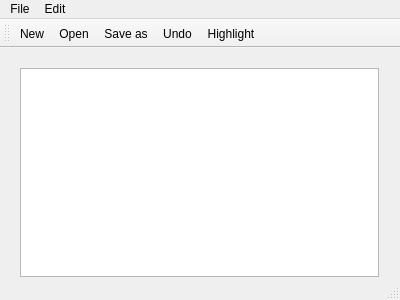
<?xml version="1.0" encoding="UTF-8"?>
<ui version="4.0">
 <class>MainWindow</class>
 <widget class="QMainWindow" name="MainWindow">
  <property name="geometry">
   <rect>
    <x>0</x>
    <y>0</y>
    <width>400</width>
    <height>300</height>
   </rect>
  </property>
  <property name="windowTitle">
   <string>MainWindow</string>
  </property>
  <widget class="QWidget" name="centralWidget">
   <widget class="QWidget" name="verticalLayoutWidget">
    <property name="geometry">
     <rect>
      <x>9</x>
      <y>9</y>
      <width>381</width>
      <height>231</height>
     </rect>
    </property>
    <layout class="QVBoxLayout" name="verticalLayout">
     <item>
      <widget class="QTextEdit" name="mainTextEdit"/>
     </item>
    </layout>
   </widget>
  </widget>
  <widget class="QMenuBar" name="menuBar">
   <property name="geometry">
    <rect>
     <x>0</x>
     <y>0</y>
     <width>400</width>
     <height>21</height>
    </rect>
   </property>
   <widget class="QMenu" name="menuFile">
    <property name="title">
     <string>File</string>
    </property>
    <addaction name="actionNew"/>
    <addaction name="actionOpen"/>
    <addaction name="actionSave"/>
    <addaction name="actionPrint"/>
    <addaction name="actionExit"/>
   </widget>
   <widget class="QMenu" name="menuEdit">
    <property name="title">
     <string>Edit</string>
    </property>
    <addaction name="actionCopy"/>
    <addaction name="actionPaste"/>
    <addaction name="actionCut"/>
    <addaction name="actionHighlight"/>
    <addaction name="actionUndo"/>
    <addaction name="actionRedo"/>
   </widget>
   <addaction name="menuFile"/>
   <addaction name="menuEdit"/>
  </widget>
  <widget class="QToolBar" name="mainToolBar">
   <attribute name="toolBarArea">
    <enum>TopToolBarArea</enum>
   </attribute>
   <attribute name="toolBarBreak">
    <bool>false</bool>
   </attribute>
   <addaction name="actionNew"/>
   <addaction name="actionOpen"/>
   <addaction name="actionSave"/>
   <addaction name="actionUndo"/>
   <addaction name="actionHighlight"/>
  </widget>
  <widget class="QStatusBar" name="statusBar"/>
  <action name="actionNew">
   <property name="icon">
    <iconset>
     <normaloff>:/imgs/C:/Users/Omer/Desktop/Icons/New.bmp</normaloff>
     <normalon>:/imgs/Icons/New.bmp</normalon>:/imgs/C:/Users/Omer/Desktop/Icons/New.bmp</iconset>
   </property>
   <property name="text">
    <string>New</string>
   </property>
  </action>
  <action name="actionOpen">
   <property name="icon">
    <iconset>
     <normalon>:/imgs/Icons/Open.bmp</normalon>
    </iconset>
   </property>
   <property name="text">
    <string>Open</string>
   </property>
  </action>
  <action name="actionSave">
   <property name="icon">
    <iconset resource="resources.qrc">
     <normaloff>:/imgs/Icons/Save.bmp</normaloff>
     <normalon>:/imgs/C:/Users/Omer/Desktop/Icons/Save.bmp</normalon>:/imgs/Icons/Save.bmp</iconset>
   </property>
   <property name="text">
    <string>Save as</string>
   </property>
  </action>
  <action name="actionPrint">
   <property name="icon">
    <iconset>
     <normalon>:/imgs/Icons/Print.png</normalon>
    </iconset>
   </property>
   <property name="text">
    <string>Print</string>
   </property>
  </action>
  <action name="actionExit">
   <property name="icon">
    <iconset>
     <normalon>:/imgs/Icons/Exit.png</normalon>
    </iconset>
   </property>
   <property name="text">
    <string>Exit</string>
   </property>
  </action>
  <action name="actionCopy">
   <property name="icon">
    <iconset>
     <normaloff>:/imgs/C:/Users/Omer/Desktop/Icons/Copy.bmp</normaloff>
     <normalon>:/imgs/Icons/Copy.bmp</normalon>:/imgs/C:/Users/Omer/Desktop/Icons/Copy.bmp</iconset>
   </property>
   <property name="text">
    <string>Copy</string>
   </property>
  </action>
  <action name="actionPaste">
   <property name="icon">
    <iconset>
     <normaloff>:/imgs/C:/Users/Omer/Desktop/Icons/Paste.bmp</normaloff>
     <normalon>:/imgs/Icons/Paste.bmp</normalon>:/imgs/C:/Users/Omer/Desktop/Icons/Paste.bmp</iconset>
   </property>
   <property name="text">
    <string>Paste</string>
   </property>
  </action>
  <action name="actionCut">
   <property name="icon">
    <iconset>
     <normaloff>:/imgs/C:/Users/Omer/Desktop/Icons/Cut.bmp</normaloff>
     <normalon>:/imgs/Icons/Cut.bmp</normalon>:/imgs/C:/Users/Omer/Desktop/Icons/Cut.bmp</iconset>
   </property>
   <property name="text">
    <string>Cut</string>
   </property>
  </action>
  <action name="actionUndo">
   <property name="icon">
    <iconset>
     <normalon>:/imgs/Icons/Undo.gif</normalon>
    </iconset>
   </property>
   <property name="text">
    <string>Undo</string>
   </property>
  </action>
  <action name="actionRedo">
   <property name="icon">
    <iconset>
     <normalon>:/imgs/Icons/Redo.gif</normalon>
    </iconset>
   </property>
   <property name="text">
    <string>Redo</string>
   </property>
  </action>
  <action name="actionHighlight">
   <property name="icon">
    <iconset>
     <normalon>:/imgs/Icons/Highlight.bmp</normalon>
    </iconset>
   </property>
   <property name="text">
    <string>Highlight</string>
   </property>
  </action>
 </widget>
 <layoutdefault spacing="6" margin="11"/>
 <resources>
  <include location="resources.qrc"/>
 </resources>
 <connections/>
</ui>
